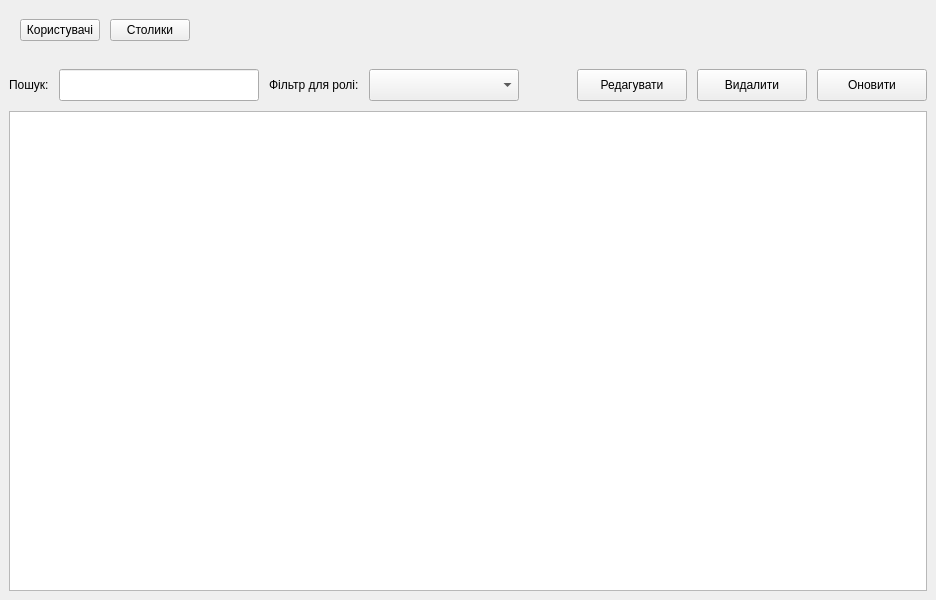
<?xml version="1.0" encoding="UTF-8"?>
<ui version="4.0">
 <class>AdminForm</class>
 <widget class="QWidget" name="AdminForm">
  <property name="geometry">
   <rect>
    <x>0</x>
    <y>0</y>
    <width>936</width>
    <height>600</height>
   </rect>
  </property>
  <property name="windowTitle">
   <string>AdminForm</string>
  </property>
  <layout class="QVBoxLayout" name="verticalLayout">
   <property name="spacing">
    <number>0</number>
   </property>
   <property name="leftMargin">
    <number>0</number>
   </property>
   <property name="topMargin">
    <number>0</number>
   </property>
   <property name="rightMargin">
    <number>0</number>
   </property>
   <property name="bottomMargin">
    <number>0</number>
   </property>
   <item>
    <widget class="QFrame" name="navFrame">
     <property name="minimumSize">
      <size>
       <width>0</width>
       <height>60</height>
      </size>
     </property>
     <property name="maximumSize">
      <size>
       <width>16777215</width>
       <height>60</height>
      </size>
     </property>
     <layout class="QHBoxLayout" name="navLayout">
      <property name="spacing">
       <number>10</number>
      </property>
      <property name="leftMargin">
       <number>20</number>
      </property>
      <property name="topMargin">
       <number>0</number>
      </property>
      <property name="rightMargin">
       <number>20</number>
      </property>
      <property name="bottomMargin">
       <number>0</number>
      </property>
      <item>
       <widget class="QPushButton" name="pushButtonUsersTab">
        <property name="text">
         <string>Користувачі</string>
        </property>
       </widget>
      </item>
      <item>
       <widget class="QPushButton" name="pushButtonTablesTab">
        <property name="text">
         <string>Столики</string>
        </property>
       </widget>
      </item>
      <item>
       <spacer name="navSpacer">
        <property name="orientation">
         <enum>Qt::Orientation::Horizontal</enum>
        </property>
        <property name="sizeHint" stdset="0">
         <size>
          <width>0</width>
          <height>0</height>
         </size>
        </property>
       </spacer>
      </item>
     </layout>
    </widget>
   </item>
   <item>
    <widget class="QStackedWidget" name="stackedWidget">
     <widget class="QWidget" name="pageUsers">
      <layout class="QVBoxLayout" name="usersLayout">
       <property name="spacing">
        <number>10</number>
       </property>
       <item>
        <layout class="QHBoxLayout" name="usersTopLayout">
         <property name="spacing">
          <number>10</number>
         </property>
         <item>
          <widget class="QLabel" name="labelSearchTitle">
           <property name="text">
            <string>Пошук:</string>
           </property>
          </widget>
         </item>
         <item>
          <widget class="QLineEdit" name="usersSearchEdit">
           <property name="minimumSize">
            <size>
             <width>200</width>
             <height>32</height>
            </size>
           </property>
          </widget>
         </item>
         <item>
          <widget class="QLabel" name="labelRoleTitle">
           <property name="text">
            <string>Фільтр для ролі:</string>
           </property>
          </widget>
         </item>
         <item>
          <widget class="QComboBox" name="usersRoleFilter">
           <property name="minimumSize">
            <size>
             <width>150</width>
             <height>32</height>
            </size>
           </property>
          </widget>
         </item>
         <item>
          <spacer name="usersSpacer">
           <property name="orientation">
            <enum>Qt::Orientation::Horizontal</enum>
           </property>
           <property name="sizeHint" stdset="0">
            <size>
             <width>0</width>
             <height>0</height>
            </size>
           </property>
          </spacer>
         </item>
         <item>
          <widget class="QPushButton" name="usersEditPushButton">
           <property name="minimumSize">
            <size>
             <width>110</width>
             <height>32</height>
            </size>
           </property>
           <property name="text">
            <string>Редагувати</string>
           </property>
          </widget>
         </item>
         <item>
          <widget class="QPushButton" name="usersDeletePushButton">
           <property name="minimumSize">
            <size>
             <width>110</width>
             <height>32</height>
            </size>
           </property>
           <property name="text">
            <string>Видалити</string>
           </property>
          </widget>
         </item>
         <item>
          <widget class="QPushButton" name="usersRefreshPushButton">
           <property name="minimumSize">
            <size>
             <width>110</width>
             <height>32</height>
            </size>
           </property>
           <property name="text">
            <string>Оновити</string>
           </property>
          </widget>
         </item>
        </layout>
       </item>
       <item>
        <widget class="QTableWidget" name="usersTableWidget">
         <property name="alternatingRowColors">
          <bool>true</bool>
         </property>
         <property name="selectionBehavior">
          <enum>QAbstractItemView::SelectionBehavior::SelectRows</enum>
         </property>
         <attribute name="horizontalHeaderStretchLastSection">
          <bool>true</bool>
         </attribute>
        </widget>
       </item>
      </layout>
     </widget>
     <widget class="QWidget" name="pageTables">
      <layout class="QVBoxLayout" name="tablesLayout">
       <property name="spacing">
        <number>10</number>
       </property>
       <item>
        <layout class="QHBoxLayout" name="tablesTopLayout">
         <property name="spacing">
          <number>10</number>
         </property>
         <item>
          <widget class="QPushButton" name="tablesAddPushButton">
           <property name="minimumSize">
            <size>
             <width>110</width>
             <height>32</height>
            </size>
           </property>
           <property name="text">
            <string>Додати</string>
           </property>
          </widget>
         </item>
         <item>
          <widget class="QPushButton" name="tablesEditPushButton">
           <property name="minimumSize">
            <size>
             <width>110</width>
             <height>32</height>
            </size>
           </property>
           <property name="text">
            <string>Редагувати</string>
           </property>
          </widget>
         </item>
         <item>
          <widget class="QPushButton" name="tablesDeletePushButton">
           <property name="minimumSize">
            <size>
             <width>110</width>
             <height>32</height>
            </size>
           </property>
           <property name="text">
            <string>Видалити</string>
           </property>
          </widget>
         </item>
         <item>
          <widget class="QPushButton" name="tablesRefreshPushButton">
           <property name="minimumSize">
            <size>
             <width>110</width>
             <height>32</height>
            </size>
           </property>
           <property name="text">
            <string>Оновити</string>
           </property>
          </widget>
         </item>
         <item>
          <spacer name="tablesSpacer">
           <property name="orientation">
            <enum>Qt::Orientation::Horizontal</enum>
           </property>
           <property name="sizeHint" stdset="0">
            <size>
             <width>0</width>
             <height>0</height>
            </size>
           </property>
          </spacer>
         </item>
        </layout>
       </item>
       <item>
        <widget class="QTableWidget" name="tablesTableWidget">
         <property name="alternatingRowColors">
          <bool>true</bool>
         </property>
         <property name="selectionBehavior">
          <enum>QAbstractItemView::SelectionBehavior::SelectRows</enum>
         </property>
         <attribute name="horizontalHeaderStretchLastSection">
          <bool>true</bool>
         </attribute>
        </widget>
       </item>
      </layout>
     </widget>
    </widget>
   </item>
  </layout>
 </widget>
 <resources/>
 <connections/>
</ui>
